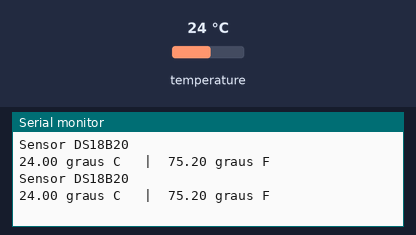
The sketch below on a simulated Arduino Uno, built with avr-gcc and run on an emulated ATmega328P. Shown: the last lines printed to the serial monitor. The test bench sets the inputs (shaded band); at power-on: temperature 24 °C.

Above: at 2.2 s.
2.3 s: temperature set to 12 °C
At 2.58 s:
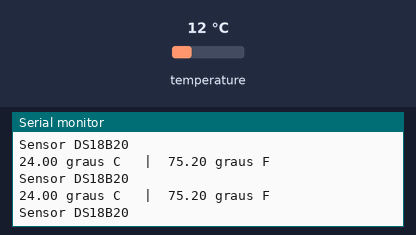
4.0 s: temperature set to 19 °C
At 5.8 s:
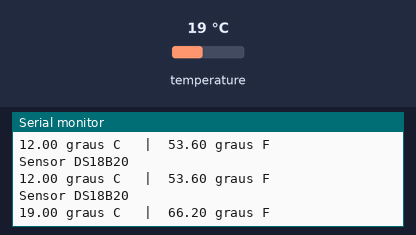
Timing chart, 0 to 7.3 s (numbered marks = the images above; inputs shaded):
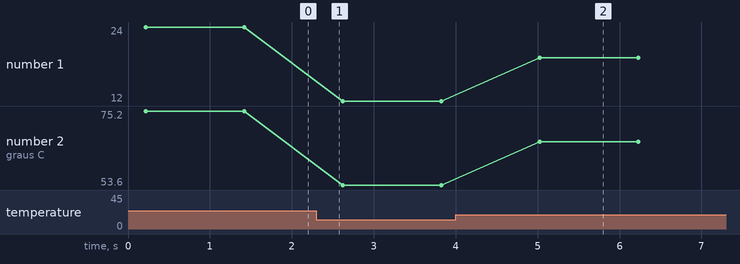

Measured:
- after the input at 4.0 s, the serial monitor: prints a new line after 1.0 s (image 2)
- plotted number 1: 24 → 12 after the input at 2.3 s, 12 → 19 after the input at 4.0 s
- plotted number 2: 75.2 → 53.6 after the input at 2.3 s, 53.6 → 66.2 after the input at 4.0 s

The sketch:

SensorTemp_DS18B20.ino
```cpp
/* ========================================================================================================

                Este código é copiado do professor e tem a função de demonstrar o uso do sensor de temperatura digital DS18B20.

   HARDWARE Termômetro olhando-o de frente:

   Terminal da direita   -> 5V do Arduino
   Terminal da esquerda  -> GND do Arduino
   Terminal central      -> digital 10 do Arduino (ligar um resistor de 4,7k entre esta entrada e os 5V)


======================================================================================================== */


// ========================================================================================================
// --- Bibliotecas Auxiliares ---
#include <OneWire.h>
#include <DallasTemperature.h>


// ========================================================================================================
// --- Constantes Auxiliares ---
#define ONE_WIRE_BUS 10


// ========================================================================================================
// --- Declaração de Objetos ---
OneWire oneWire(ONE_WIRE_BUS);
DallasTemperature sensors(&oneWire);
DeviceAddress insideThermometer = { 0x28, 0xFF, 0x90, 0x26, 0x83, 0x16, 0x04, 0x27 };


// ========================================================================================================
// --- Protótipo das Funções ---
void printTemperature(DeviceAddress deviceAddress);


// ========================================================================================================
// --- Configurações Iniciais ---
void setup()
{

  Serial.begin(9600);   //inicializa comunicação serial

  sensors.begin();      //inicializa sensores

  sensors.setResolution(insideThermometer, 10); //configura para resolução de 10 bits

} //end setup


// ========================================================================================================
// --- Loop Infinito ---
void loop(void)
{

  Serial.println("Sensor DS18B20");
  sensors.requestTemperatures();
  printTemperature(insideThermometer);

  delay(1000);

} //end loop


// ========================================================================================================
// --- Desenvolvimento das Funções ---
void printTemperature(DeviceAddress deviceAddress)
{
  float tempC = sensors.getTempC(deviceAddress);
  if (tempC == -127.00)
  {
    Serial.print("Erro de leitura");
  }
  else
  {
    Serial.print(tempC);
    Serial.print(" graus C ");
    Serial.print("  |  ");
    Serial.print(DallasTemperature::toFahrenheit(tempC));
    Serial.print(" graus F ");
  }

  Serial.print("\n\r");

} //end printTemperature
```
